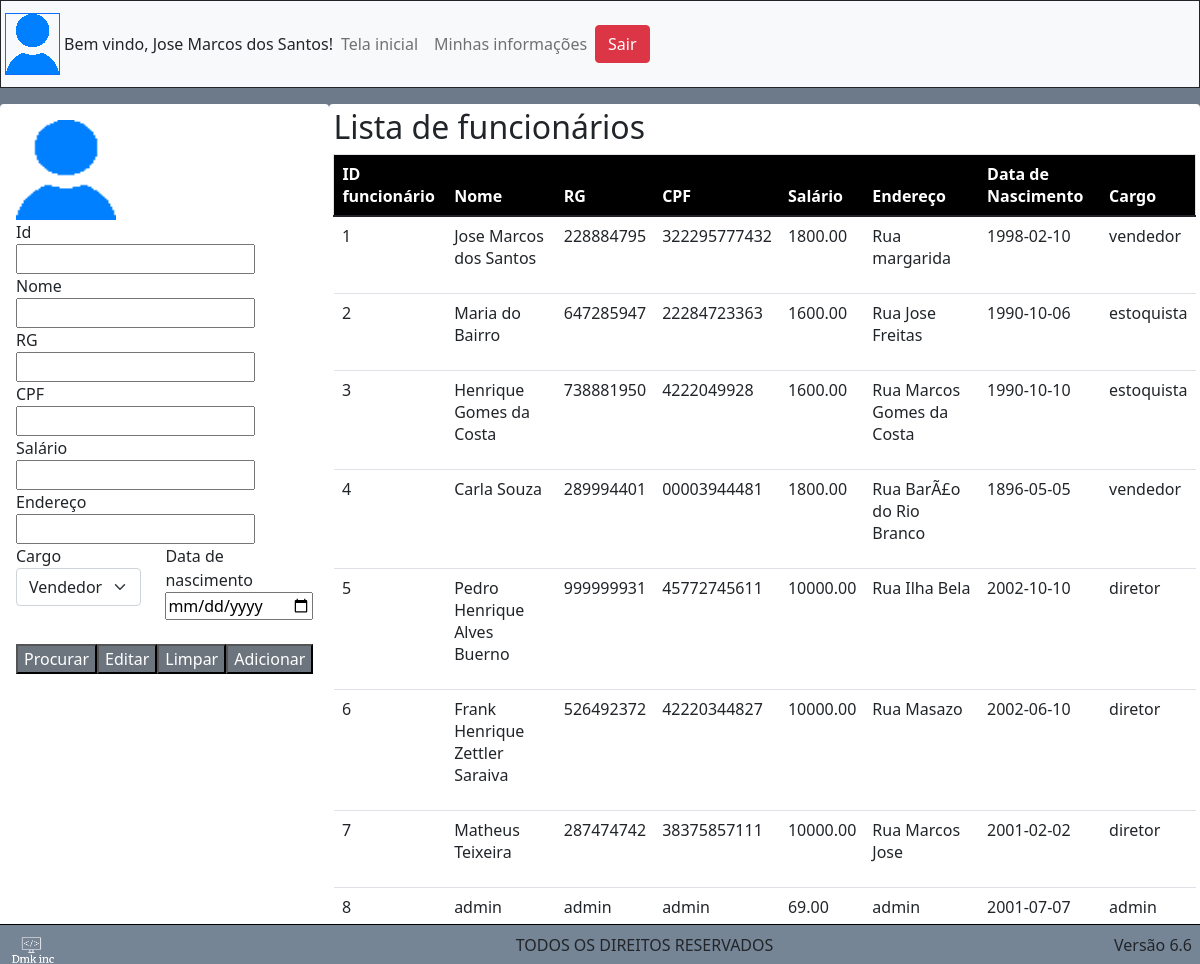
Page /emplyeeMan.php (signed in) on the committed database.
### tables this page shows
CREATE TABLE `tb_funcionario` (
  `id_funcionario` int(11) NOT NULL,
  `nm_funcionario` varchar(60) NOT NULL,
  `ds_rg` varchar(10) NOT NULL,
  `ds_cpf` varchar(15) NOT NULL,
  `vl_salario` decimal(10,2) NOT NULL,
  `ds_endereco` varchar(60) NOT NULL,
  `dt_nascimento` date NOT NULL,
  `ds_cargo` varchar(60) NOT NULL,
  `ds_senha` varchar(50) NOT NULL
);

### php/useFunctions.php (the view, shortened to what this page needs)
<?php
function numberOfEmployees(){
  include 'connect.php';
  $sql = "SELECT * FROM tb_funcionario ORDER BY id_funcionario DESC LIMIT 1";
  $dados = mysqli_query($conection, $sql);
  $linha = mysqli_fetch_assoc($dados);
  return $linha['id_funcionario'];
}
function showEmployees(){
  include 'connect.php';
  for($i = 0; $i <= numberOfEmployees(); $i++){
      $sql = "SELECT id_funcionario, nm_funcionario, ds_rg, ds_cpf, vl_salario, ds_endereco, dt_nascimento, ds_cargo, ds_senha FROM tb_funcionario where id_funcionario = $i;";
      $dados = mysqli_query($conection, $sql);
      $linha = mysqli_fetch_assoc($dados);
      if($linha != null){
          echo
          "<tr>
              <td>
                <p>".$linha['id_funcionario']."</p>
              </td>
              <td>
                <p>".$linha['nm_funcionario']."</p>
              </td>
              <td>
                <p>".$linha['ds_rg']."</p>
              </td>
              <td>
                <p>".$linha['ds_cpf']."</p>
              </td>
                <td>
                <p>".$linha['vl_salario']."</p>
              </td>
              <td>
                <p>".$linha['ds_endereco']."</p>
              </td>
              <td>
                <p>".$linha['dt_nascimento']."</p>
              </td>
              <td>
                <p>".$linha['ds_cargo']."</p>
              </td>
            </tr>";
      }
  }
}

### Styles/main.css (style rules this page uses)
.container-inicial { width: 100%; height: 100vh; background: #6C7A89; }

### rows in the picture
tb_funcionario: tb_funcionario.id_funcionario "1", tb_funcionario.nm_funcionario "Jose Marcos dos Santos", tb_funcionario.ds_rg "228884795", tb_funcionario.ds_cpf "322295777432", tb_funcionario.vl_salario "1800.00", tb_funcionario.ds_endereco "Rua margarida", tb_funcionario.dt_nascimento "1998-02-10", tb_funcionario.ds_cargo "vendedor", tb_funcionario.id_funcionario "2", tb_funcionario.nm_funcionario "Maria do Bairro", tb_funcionario.ds_rg "647285947", tb_funcionario.ds_cpf "22284723363", tb_funcionario.vl_salario "1600.00", tb_funcionario.ds_endereco "Rua Jose Freitas", tb_funcionario.dt_nascimento "1990-10-06", tb_funcionario.ds_cargo "estoquista", tb_funcionario.id_funcionario "3", tb_funcionario.nm_funcionario "Henrique Gomes da Costa", tb_funcionario.ds_rg "738881950", tb_funcionario.ds_cpf "4222049928", tb_funcionario.ds_endereco "Rua Marcos Gomes da Costa", tb_funcionario.dt_nascimento "1990-10-10", tb_funcionario.id_funcionario "4", tb_funcionario.nm_funcionario "Carla Souza", tb_funcionario.ds_rg "289994401", tb_funcionario.ds_cpf "00003944481", tb_funcionario.ds_endereco "Rua BarÃ£o do Rio Branco", tb_funcionario.dt_nascimento "1896-05-05", tb_funcionario.id_funcionario "5", tb_funcionario.nm_funcionario "Pedro Henrique Alves Buerno", tb_funcionario.ds_rg "999999931", tb_funcionario.ds_cpf "45772745611", tb_funcionario.vl_salario "10000.00", tb_funcionario.ds_endereco "Rua Ilha Bela", tb_funcionario.dt_nascimento "2002-10-10", tb_funcionario.ds_cargo "diretor", tb_funcionario.id_funcionario "6", tb_funcionario.nm_funcionario "Frank Henrique Zettler Saraiva", tb_funcionario.ds_rg "526492372", tb_funcionario.ds_cpf "42220344827", tb_funcionario.ds_endereco "Rua Masazo", tb_funcionario.dt_nascimento "2002-06-10", tb_funcionario.id_funcionario "7", tb_funcionario.nm_funcionario "Matheus Teixeira", tb_funcionario.ds_rg "287474742", tb_funcionario.ds_cpf "38375857111", tb_funcionario.ds_endereco "Rua Marcos Jose", tb_funcionario.dt_nascimento "2001-02-02", id_funcionario "8", nm_funcionario "admin", ds_rg "admin", ds_cpf "admin", vl_salario "69.00", ds_endereco "admin", dt_nascimento "2001-07-07", ds_cargo "admin"

### other values in the picture
$_SESSION['u_user'] "Jose Marcos dos Santos"
